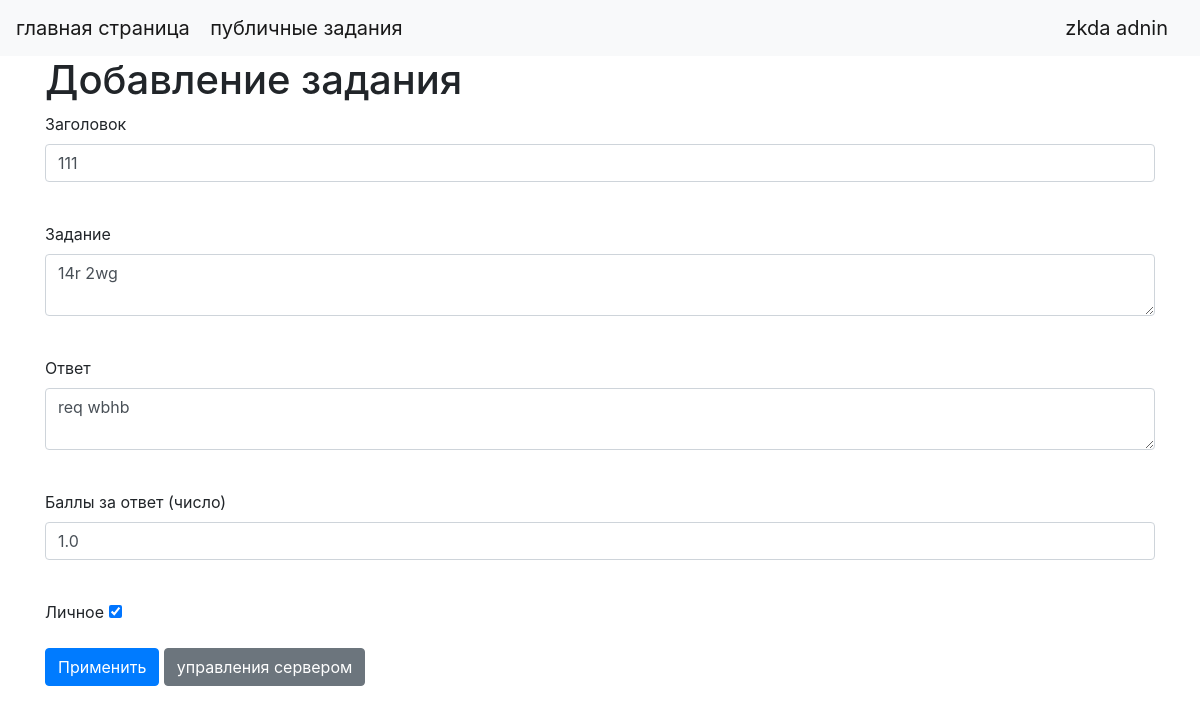
/edit_tasks/2/2 (signed in), run on the app's committed database.
### data/users_default.py (models this page shows, shortened)
class UsersDefault(SqlAlchemyBase, UserMixin, SerializerMixin):
    __tablename__ = 'users_default'
    id = sa.Column(sa.Integer, primary_key=True, autoincrement=True)
    name = sa.Column(sa.String, nullable=True)
    tag = sa.Column(sa.String, index=True, unique=True, nullable=True)
    email = sa.Column(sa.String, nullable=True, unique=True)
    hashed_password = sa.Column(sa.String, default=None)
    created_date = sa.Column(sa.DateTime, default=datetime.datetime.now())

### data/tasks.py (models this page shows)
class Tasks(SqlAlchemyBase, UserMixin, SerializerMixin):
    __tablename__ = 'tasks'
    id = sa.Column(sa.Integer, primary_key=True, autoincrement=True)
    name = sa.Column(sa.String, nullable=False)
    task = sa.Column(sa.String, nullable=False)
    answer = sa.Column(sa.String, nullable=False)
    coins = sa.Column(sa.Float, default=0, nullable=False)  # надо изменить этот сток пожже
    is_private = sa.Column(sa.Boolean, default=True, nullable=False)
    creator = sa.Column(sa.Integer, nullable=False)
    created_date = sa.Column(sa.DateTime, default=datetime.datetime.now(), nullable=False)

### main.py (the view, shortened to what this page needs)
@app.route('/edit_tasks/<int:task_id>', methods=['GET', 'POST'])
@app.route('/edit_tasks/<int:task_id>/<int:server_id>', methods=['GET', 'POST'])
def edit_tasks(task_id, server_id=None):
    if current_user.is_authenticated:
        db_sess = db_session.create_session()
        form = TaskForm()
        if db_sess.query(Tasks).filter(Tasks.id == task_id).first():
            param = dict()
            tasks_answer = db_sess.query(Tasks).filter(Tasks.id == task_id).first()
            if tasks_answer:
                param['server_id'] = server_id
                param['value_name'] = tasks_answer.name
                param['value_task'] = tasks_answer.task
                param['value_coins'] = tasks_answer.coins
                param['value_answer'] = tasks_answer.answer
                param['value_is_private'] = tasks_answer.is_private
            return render_template('add_task.html', **param, title='изменить задания', form=form)
        return render_template('access_denied.html')
    return redirect(f'/login')

### forms/task.py
class TaskForm(FlaskForm):
    name = StringField('Заголовок', validators=[DataRequired()])
    task = TextAreaField("Задание")
    answer = TextAreaField("Ответ")
    coins = FloatField('Баллы за ответ (число)')
    is_private = BooleanField("Личное")
    submit = SubmitField('Применить')

### data/db_session.py (called while the page is built)
def create_session() -> Session:
    global __factory
    return __factory()

### main.py (called while the page is built)
@login_manager.user_loader
def load_user(user_id):
    db_sess = db_session.create_session()
    return db_sess.query(UsersDefault).get(user_id)

### templates/add_task.html (shortened to what this page needs)
{% extends "base.html" %}
{% block content %}
<h1>Добавление задания</h1>
<form action="" method="post">
    <p>
        {{ form.name.label }}<br>
        {{ form.name(class="form-control", value=value_name)}}<br>
    </p>
    <p>
        {{ form.task.label }}<br>
        <textarea name="task" class="form-control">{{ value_task }}</textarea><br>
    </p>
    <p>
        {{ form.answer.label }}<br>
        <textarea name="answer" class="form-control">{{ value_answer }}</textarea><br>
    </p>
    <p>
        {{ form.coins.label }}<br>
        {{ form.coins(class="form-control", value=value_coins) }}<br>
    </p>
    <p>
        {{ form.is_private.label }}
        {{ form.is_private(checked=value_is_private) }}
    </p>
    <p>{{ form.submit(type="submit", class="btn btn-primary") }}
        {% if server_id%}
        <a class="btn btn-secondary" href="/server_menejment/{{server_id}}" role="button">управления сервером</a>
        {% else %}
        <a class="btn btn-secondary" href="/public_tasks" role="button">Публичные задания</a>
        {% endif %}
    </p>
</form>
{% endblock %}

### templates/base.html (shortened to what this page needs)
<!doctype html>
<html lang="en">
<head>
    <link rel="stylesheet"
          href="https://stackpath.bootstrapcdn.com/bootstrap/4.4.1/css/bootstrap.min.css"
>
</head>
<body>
<header>
    <nav class="navbar navbar-light bg-light">
        <div>
        <a class="navbar-brand" href="/">главная страница</a>
        <a class="navbar-brand" href="/public_tasks">публичные задания</a>
        </div>
        {% if current_user.is_authenticated %}
            <a class="navbar-brand" href="/logout">{{ current_user.name }}</a>
        {% else %}
            <p>
                <a class="btn btn-primary " href="/register">Зарегистрироваться</a>
                <a class="btn btn-success" href="/login">Войти</a>
            </p>
        {% endif %}
    </nav>
</header>
<main role="main" class="container">
    {% block content %}{% endblock %}
</main>
</body>
</html>

### data on the page
UsersDefault: name "zkda adnin"
Tasks: name "111", task "14r 2wg", answer "req wbhb", coins "1.0", is_private "☑"
